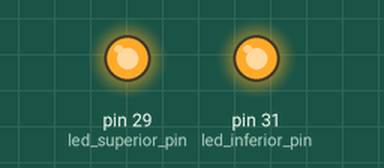
The program below on a simulated Raspberry Pi (header pin numbers). On the bench: output pins drawn as LEDs (lit = HIGH). At 0.0 s the program stops and its outputs stay as they are.

Above: at 0.1 s.
Timing chart, 0 to 1.5 s (numbered marks = the images above):
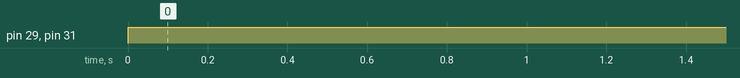

Measured:
- by itself, pin 29 (led_superior_pin), pin 31 (led_inferior_pin): LOW → HIGH at 0.00 s

The program:

AcendeLed.py
```python
import RPi.GPIO as GPIO

led_superior_pin = 29
led_inferior_pin = 31

GPIO.setmode(GPIO.BOARD)
GPIO.setup(led_inferior_pin,GPIO.OUT)
GPIO.setup(led_superior_pin, GPIO.OUT)

GPIO.output(led_superior_pin, True)
GPIO.output(led_inferior_pin, True)

        
```
